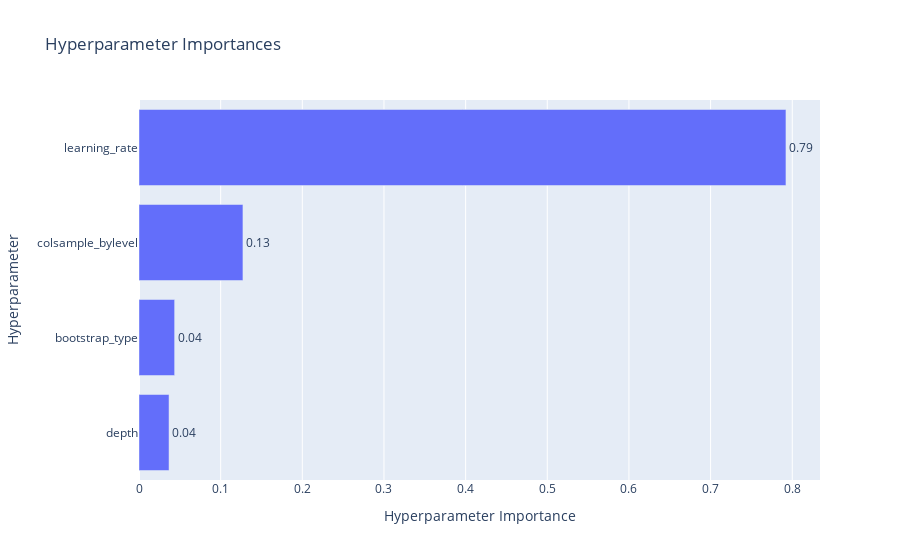

Source (notebook cell):
### Markdown cell above
Можно заметить, что испытания показывают лучшую целевую метрику с увеличением кумулятивной вероятности.

### Code cell
# Важность гиперпараметров
hyp_imp = optuna.visualization.plot_param_importances(study)
hyp_imp.show() 

plt.savefig(f"{OP_ASSETS}/hyp_imp.png")

### Figure 1 — Plotly figure (JSON) as saved in the notebook; plotly's stock layout.template omitted (floating-point values rounded to 4 significant figures)
{"data": [{"cliponaxis": false, "hovertemplate": ["depth (IntDistribution): 0.0367926956396665<extra></extra>", "bootstrap_type (CategoricalDistribution): 0.04363703790629819<extra></extra>", "colsample_bylevel (FloatDistribution): 0.1272925503620736<extra></extra>", "learning_rate (FloatDistribution): 0.7922777160919617<extra></extra>"], "name": "Objective Value", "orientation": "h", "text": ["0.04", "0.04", "0.13", "0.79"], "textposition": "outside", "type": "bar", "x": [0.03679, 0.04364, 0.1273, 0.7923], "y": ["depth", "bootstrap_type", "colsample_bylevel", "learning_rate"]}], "layout": {"title": {"text": "Hyperparameter Importances"}, "xaxis": {"title": {"text": "Hyperparameter Importance"}}, "yaxis": {"title": {"text": "Hyperparameter"}}}}
